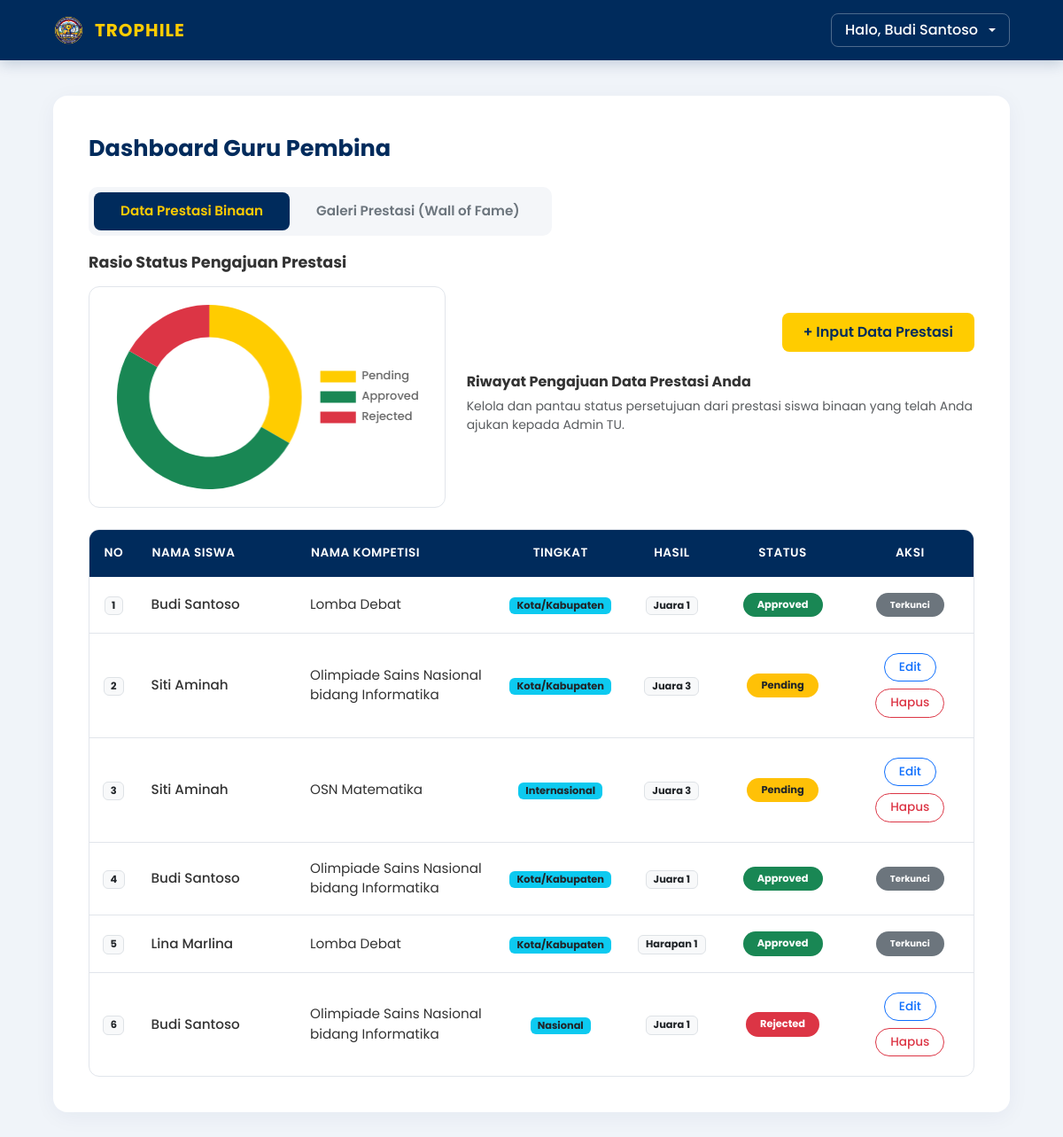
The app's page /dashboard/guru/dashboard.php (signed in) with its own data.
### tables this page shows
CREATE TABLE `prestasi` (
  `id_prestasi` int(11) NOT NULL,
  `nisn` varchar(20) DEFAULT NULL,
  `nip_guru` varchar(20) DEFAULT NULL,
  `nip_admin` varchar(20) DEFAULT NULL,
  `nama_lomba` varchar(150) NOT NULL,
  `kategori` varchar(50) DEFAULT NULL,
  `tingkat` varchar(50) DEFAULT NULL,
  `peringkat` varchar(50) NOT NULL,
  `tahun` int(4) DEFAULT NULL,
  `tanggal_pelaksanaan` date NOT NULL,
  `file_sertifikat` varchar(255) NOT NULL,
  `file_trofi` varchar(255) DEFAULT NULL,
  `status_data` enum('Pending','Approved','Rejected') DEFAULT 'Pending',
  `alasan_tolak` text DEFAULT NULL,
  `status` enum('Pending','Approved','Rejected') DEFAULT 'Pending'
);

CREATE TABLE `siswa` (
  `nisn` varchar(20) NOT NULL,
  `nama_siswa` varchar(100) NOT NULL,
  `kelas` varchar(50) NOT NULL,
  `password` varchar(255) NOT NULL,
  `status` enum('Aktif','Lulus','Pindah','Keluar','Non-Aktif') DEFAULT 'Aktif'
);

### core.php (called while the page is built, shortened)
<?php
function e($string) {
    return htmlspecialchars($string, ENT_QUOTES, 'UTF-8');
}
function generate_csrf_token() {
    return $_SESSION['csrf_token'];
}
function db_query($conn, $sql, $types = "", ...$params) {
    $stmt = mysqli_prepare($conn, $sql);
    if ($types && count($params) > 0) {
        mysqli_stmt_bind_param($stmt, $types, ...$params);
    }
    if (!mysqli_stmt_execute($stmt)) {
        die("Execute Error: " . mysqli_stmt_error($stmt));
    }
    $result = mysqli_stmt_get_result($stmt);
    if ($result !== false) {
        return $result;
    }
    $affected = mysqli_stmt_affected_rows($stmt);
    return $affected;
}
?>

### dashboard/guru/dashboard.php (the view, shortened to what this page needs)
<?php
require '../../koneksi.php';
$nip_guru = $_SESSION['nip'];
$chart_labels = [];
$chart_data = [];
$chart_colors = [];
$q_chart_status = db_query($conn, "SELECT status_data, COUNT(*) as jml FROM prestasi WHERE nip_guru=? GROUP BY status_data", "s", $nip_guru);
if ($q_chart_status && mysqli_num_rows($q_chart_status) > 0) {
    while ($row = mysqli_fetch_assoc($q_chart_status)) {
        $chart_labels[] = $row['status_data'];
        $chart_data[] = $row['jml'];
        if ($row['status_data'] == 'Approved') $chart_colors[] = '#198754';
        elseif ($row['status_data'] == 'Pending') $chart_colors[] = '#ffcc00';
        elseif ($row['status_data'] == 'Rejected') $chart_colors[] = '#dc3545';
    }
} else {
    $chart_labels = ['Belum Ada Pengajuan'];
    $chart_data = [1];
    $chart_colors = ['#e9ecef'];
}
$active_tab = isset($_GET['tab']) ? $_GET['tab'] : 'data';
?>
<!DOCTYPE html>
<html lang="id">
<head>
    <link href="https://cdn.jsdelivr.net/npm/bootstrap@5.3.0/dist/css/bootstrap.min.css" rel="stylesheet">
    <link rel="stylesheet" href="../../assets/css/guru_dashboard.css?v=<?php echo time(); ?>">
</head>
<body>
    <nav class="navbar-custom">
        <div class="nav-container">
            <div class="brand-wrapper">
                <img src="../../assets/images/logo.png" alt="Logo" width="35">
                <a href="dashboard.php" class="brand-logo">TROPHILE</a>
            </div>
            <div class="dropdown">
                <a href="javascript:void(0)" class="d-flex align-items-center text-white text-decoration-none dropdown-toggle" data-bs-toggle="dropdown" style="border: 1px solid rgba(255,255,255,0.3); padding: 6px 15px; border-radius: 8px;">
                    <span class="me-2 fw-medium d-none d-md-block">Halo, <?php echo $_SESSION['nama']; ?></span>
                </a>
            </div>
        </div>
    </nav>
    <div class="main-wrapper">
        <div class="floating-card">
            <div class="header-title">Dashboard Guru Pembina</div>
            <ul class="nav nav-pills custom-pills mb-4" id="pills-tab" role="tablist">
                <li class="nav-item">
                    <button type="button" class="nav-link <?php echo $active_tab == 'data' ? 'active' : ''; ?>" data-bs-toggle="pill" data-bs-target="#tab-data">Data Prestasi Binaan</button>
                </li>
                <li class="nav-item">
                    <button type="button" class="nav-link <?php echo $active_tab == 'galeri' ? 'active' : ''; ?>" data-bs-toggle="pill" data-bs-target="#tab-galeri">Galeri Prestasi (Wall of Fame)</button>
                </li>
            </ul>
            <div class="tab-content">
                <div class="tab-pane fade <?php echo $active_tab == 'data' ? 'show active' : ''; ?>" id="tab-data">
                    <div class="row align-items-center mb-4">
                        <div class="col-md-5 mb-4 mb-md-0">
                            <h6 class="fw-bold text-navy mb-3" style="font-size: 1.1rem;">Rasio Status Pengajuan Prestasi</h6>
                            <div style="height:250px;width:100%; border: 1px solid #e1e5eb; border-radius: 12px; padding: 20px; display:flex; justify-content:center;">
                                <canvas id="grafikGuru"></canvas>
                            </div>
                        </div>
                        <div class="col-md-7">
                            <div class="d-flex justify-content-md-end align-items-center mb-4 flex-wrap gap-3">
                                <a href="input_prestasi.php" class="btn btn-action">+ Input Data Prestasi</a>
                            </div>
                            <h6 class="fw-bold m-0 text-navy mb-2">Riwayat Pengajuan Data Prestasi Anda</h6>
                            <p class="text-muted small">Kelola dan pantau status persetujuan dari prestasi siswa binaan yang telah Anda ajukan kepada Admin TU.</p>
                        </div>
                    </div>
                    <div class="table-wrapper">
                        <table class="table text-center align-middle custom-table">
                            <thead>
                                <tr>
                                    <th width="5%">No</th>
                                    <th width="20%" class="text-start">NAMA SISWA</th>
                                    <th width="25%" class="text-start">NAMA KOMPETISI</th>
                                    <th width="10%">TINGKAT</th>
                                    <th width="10%">HASIL</th>
                                    <th width="15%">STATUS</th>
                                    <th width="15%">AKSI</th>
                                </tr>
                            </thead>
                            <tbody>
                                <?php
                                $no = 1;
                                $query = "SELECT p.*, s.nama_siswa FROM prestasi p JOIN siswa s ON p.nisn = s.nisn WHERE p.nip_guru = ? ORDER BY p.id_prestasi DESC";
                                $res = db_query($conn, $query, "s", $nip_guru);
                                if (mysqli_num_rows($res) > 0) {
                                    $csrf_t = generate_csrf_token();
                                    while ($r = mysqli_fetch_assoc($res)) {
                                        $st = match ($r['status_data']) {
                                            'Approved' => 'bg-success',
                                            'Rejected' => 'bg-danger',
                                            default => 'bg-warning text-dark'
                                        };
                                        $catatan = "";
                                        echo "<tr>
                                            <td><span class='badge bg-light text-dark border'>$no</span></td>
                                            <td class='text-start fw-medium'>" . e($r['nama_siswa']) . "</td>
                                            <td class='text-start'>" . e($r['nama_lomba']) . "</td>
                                            <td><span class='badge bg-info text-dark px-2'>" . e($r['tingkat']) . "</span></td>
                                            <td><span class='badge bg-light text-dark border px-2'>" . e($r['peringkat']) . "</span></td>
                                            <td>
                                                <span class='badge $st px-3 py-2 rounded-pill'>" . e($r['status_data']) . "</span>
                                                $catatan
                                            </td>
                                            <td>";
                                        if ($r['status_data'] == 'Approved') {
                                            echo "<span class='badge bg-secondary px-3 py-2 rounded-pill'><small>Terkunci</small></span>";
                                        } else {
                                            echo "
                                                <button type='button' class='btn btn-edit-outline btn-sm me-1 px-3' data-bs-toggle='modal' data-bs-target='#editPrestasi{$r['id_prestasi']}'>Edit</button>
                                                <a href='?hapus_prestasi={$r['id_prestasi']}&csrf_token={$csrf_t}' class='btn btn-hapus-outline btn-sm px-3' onclick='return confirm(\"Yakin ingin menghapus data ini secara permanen?\")'>Hapus</a>
                                            ";
                                        }
                                        echo "</td></tr>";
                                        $no++;
                                    }
                                } else {
                                    echo "<tr><td colspan='7' class='py-4 text-muted fw-medium'>Belum ada data prestasi yang Anda input.</td></tr>";
                                }
                                ?>
                            </tbody>
                        </table>
                    </div>
                </div>
            </div>
        </div>
    </div>
    <script>
        document.querySelectorAll('.mode-select').forEach(select => {
            select.addEventListener('change', function() {
                const mode = this.value;
                document.getElementById(`grp-tahun-galeri`).style.display = (mode === 'tahun' || mode === 'bulan') ? 'block' : 'none';
                document.getElementById(`grp-bulan-galeri`).style.display = (mode === 'bulan') ? 'block' : 'none';
                document.getElementById(`grp-ta-galeri`).style.display = (mode === 'ta') ? 'block' : 'none';
            });
        });
        document.getElementById('searchGaleri')?.addEventListener('input', function() {
            let filter = this.value.toLowerCase();
            document.querySelectorAll('.galeri-item').forEach(item => {
                let nama = item.querySelector('.g-nama').textContent.toLowerCase();
                let lomba = item.querySelector('.g-lomba').textContent.toLowerCase();
                item.style.display = (nama.includes(filter) || lomba.includes(filter)) ? '' : 'none';
            });
        });
        const ctxGuru = document.getElementById('grafikGuru')?.getContext('2d');
        if (ctxGuru) {
            Chart.defaults.font.family = "'Poppins', sans-serif";
            new Chart(ctxGuru, {
                type: 'doughnut',
                data: {
                    labels: <?php echo json_encode($chart_labels); ?>,
                    datasets: [{
                        data: <?php echo json_encode($chart_data); ?>,
                        backgroundColor: <?php echo json_encode($chart_colors); ?>,
                        borderWidth: 0,
                        hoverOffset: 4
                    }]
                },
                options: {
                    responsive: true,
                    maintainAspectRatio: false,
                    plugins: {
                        legend: {
                            position: 'right',
                            labels: {
                                font: {
                                    size: 13,
                                    weight: '500'
                                }
                            }
                        }
                    },
                    cutout: '65%'
                }
            });
        }
    </script>
</body>
</html>

### assets/css/guru_dashboard.css (style rules this page uses)
* { margin: 0; padding: 0; box-sizing: border-box; font-family: "Poppins", sans-serif !important; }
body { background-color: #f0f4f9; color: #333; }
.navbar-custom { background-color: #002b5c; color: white; padding: 15px 0; position: sticky; top: 0; z-index: 1000; box-shadow: 0 4px 15px rgba(0, 43, 92, 0.2); }
.nav-container { width: 90%; max-width: 1200px; margin: auto; display: flex; justify-content: space-between; align-items: center; }
.brand-wrapper { display: flex; align-items: center; gap: 12px; }
.brand-logo { font-size: 20px; font-weight: 700; letter-spacing: 1px; text-decoration: none; color: #ffcc00; }
.main-wrapper { width: 90%; max-width: 1200px; margin: 40px auto; }
.floating-card { background: #ffffff; border-radius: 16px; box-shadow: 0 5px 25px rgba(0, 43, 92, 0.05); padding: 40px; border: none; margin-bottom: 30px; }
.header-title { font-size: 1.6rem; font-weight: 700; color: #002b5c; margin-bottom: 25px; }
.custom-pills { background-color: #f4f6f9; padding: 6px; border-radius: 10px; display: inline-flex; margin-bottom: 20px !important; }
.custom-pills .nav-item { margin: 0; }
.custom-pills .nav-link { color: #6c757d; font-weight: 600; font-size: 0.95rem; border-radius: 8px; padding: 10px 30px; transition: all 0.3s ease; }
.custom-pills .nav-link.active { background-color: #002b5c !important; color: #ffcc00 !important; }
.table-wrapper { border: 1px solid #e1e5eb; border-radius: 12px; overflow: hidden; }
.custom-table { margin-bottom: 0; }
.custom-table thead th { background-color: #002b5c; color: white; font-weight: 600; font-size: 0.85rem; padding: 16px; border: none; text-transform: uppercase; letter-spacing: 0.5px; }
.custom-table tbody tr { transition: 0.2s; }
.custom-table tbody td { padding: 18px 15px; background-color: transparent; border-top: 1px solid #e1e5eb; border-bottom: none; vertical-align: middle; font-size: 0.95rem; color: #333; }
.custom-table tbody tr:first-child td { border-top: none; }
.btn-action { background-color: #ffcc00; color: #002b5c; font-weight: 600; border-radius: 8px; padding: 10px 24px; border: none; transition: 0.3s; text-decoration: none; display: inline-block; }
.btn-edit-outline { color: #0d6efd; border: 1px solid #0d6efd; background: transparent; border-radius: 20px; padding: 5px 20px; font-size: 0.85rem; font-weight: 500; transition: 0.2s; text-decoration: none; display: inline-block; margin: 4px; }
.btn-hapus-outline { color: #dc3545; border: 1px solid #dc3545; background: transparent; border-radius: 20px; padding: 5px 20px; font-size: 0.85rem; font-weight: 500; transition: 0.2s; text-decoration: none; display: inline-block; margin: 4px; }

### records on screen
prestasi: nisn.nama_siswa "Budi Santoso", nama_lomba "Lomba Debat", tingkat "Kota/Kabupaten", peringkat "Juara 1", status_data "Approved", shows "Terkunci"
prestasi: nisn.nama_siswa "Siti Aminah", nama_lomba "Olimpiade Sains Nasional bidang Informatika", tingkat "Kota/Kabupaten", peringkat "Juara 3", status_data "Pending"
prestasi: nisn.nama_siswa "Siti Aminah", nama_lomba "OSN Matematika", tingkat "Internasional", peringkat "Juara 3", status_data "Pending"
prestasi: nisn.nama_siswa "Budi Santoso", nama_lomba "Olimpiade Sains Nasional bidang Informatika", tingkat "Kota/Kabupaten", peringkat "Juara 1", status_data "Approved", shows "Terkunci"
prestasi: nisn.nama_siswa "Lina Marlina", nama_lomba "Lomba Debat", tingkat "Kota/Kabupaten", peringkat "Harapan 1", status_data "Approved", shows "Terkunci"
prestasi: nisn.nama_siswa "Budi Santoso", nama_lomba "Olimpiade Sains Nasional bidang Informatika", tingkat "Nasional", peringkat "Juara 1", status_data "Rejected"

### other values on screen
$_SESSION['nama'] "Budi Santoso"
chart data {{ json_encode($chart_labels) }} ["Pending","Approved","Rejected"]
